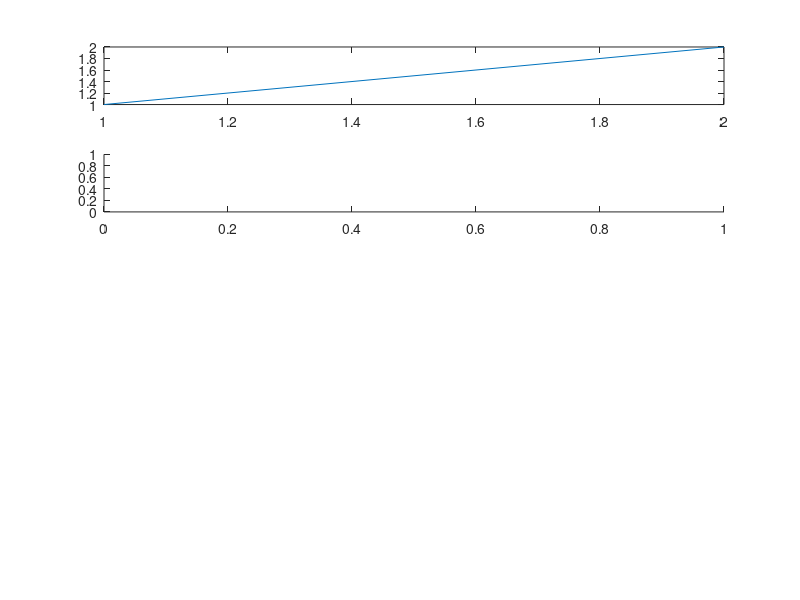

This chart was generated by the following MATLAB code: (Note: this script raises an error after producing the figure.)
% some curves for schematic 
% landscape invasion manuscript (contrasting scenarios for the role of insect superabundance)

Fxx=-200:200;

kapp=0.4;

% abundance per plant
A0=2;
A1=20;

% max number of infected plants per field
Lmax=100;

% delay between insect and plant disease waves
invasive_tau=15;
modif_tau=15;

xx0_1=50;
xx0_2=xx0_1-modif_tau;
xx0_3=xx0_1+invasive_tau;

I_yy1=Lmax-(Lmax./(1+exp(-kapp*(Fxx-xx0_1))));

A_yy2=A0+(A1-A0)*(Lmax-(Lmax./(1+exp(-kapp*(Fxx-xx0_2)))))/Lmax;

A_yy3=A0+(A1-A0)*(Lmax-(Lmax./(1+exp(-kapp*(Fxx-xx0_3)))))/Lmax;

A_yy4=A1*ones(size(Fxx));
con=1;
xticmarks=0:20:100;

figure;
hold on;

subplot(5,1,1)
plot([1,2],[1,2]);
ax1=gca;

subplot(5,1,2)
yyaxis left
plot(Fxx,I_yy1);
ylim([0 Lmax*1.05])
ylabel('#Infected plants (per field')
yyaxis right
hold on;
plot(Fxx,A_yy2,'-') %,'m'
plot(Fxx,A_yy3,'-') %,'b'
plot(Fxx,A_yy4,'-') %,'--g'
set(gca,'ytick',0:10:20,'xtick',xticmarks,'xticklabel',[]);
%ylim([0 A1*1.15])
ylabel('#Insect vectors (per plant)')
xlim([0 100])
text(10,13,'A');
ax2=gca;

subplot(5,1,3)
plot(Fxx,(A_yy2./(I_yy1+con)),'m')
set(gca,'ytick',0:5,'xtick',xticmarks,'xticklabel',[]);
xlim([0 100])
%ylim([-0.1 2.5])
text(10,1.5,'B');
ax3=gca;

subplot(5,1,4)
plot(Fxx,(A_yy3./(I_yy1+con)),'b')
set(gca,'ytick',0:5:10,'xtick',xticmarks);
xlim([0 100])
%ylim([0 11])
text(10,9,'C');
xlabel('Field position')
ax4=gca;

subplot(5,1,5)
plot(Fxx,(A_yy4./(I_yy1+con)),'g')
set(gca,'ytick',0:10:20,'xtick',xticmarks);
xlim([0 100])
%ylim([0 25])
text(10,9,'D');
xlabel('Field position')
ax5=gca;

set(gcf, 'Units','centimeters', 'Position',1.5*[0 0 5*(1/1.275) (5/3)*13.5])

set(gcf,'color', 'w');
set([ax1 ax2 ax3 ax4 ax5], ...
  'Box'         , 'off'     , ...
  'TickDir'     , 'in'     , ...
  'TickLength'  , [.01 .01] , ...
  'XMinorTick'  , 'off'      , ...
  'YMinorTick'  , 'off'      , ...
  'YGrid'       , 'off'      , ...
  'XColor'      , [.3 .3 .3], ...
  'FontSize', 12, ...
  'YColor'      , [.3 .3 .3], ...
  'FontName', 'Times New Roman', ...
  'LineWidth'   , 0.2         );

h=gcf;
h.Renderer='Painters';
orient(h,'landscape')
